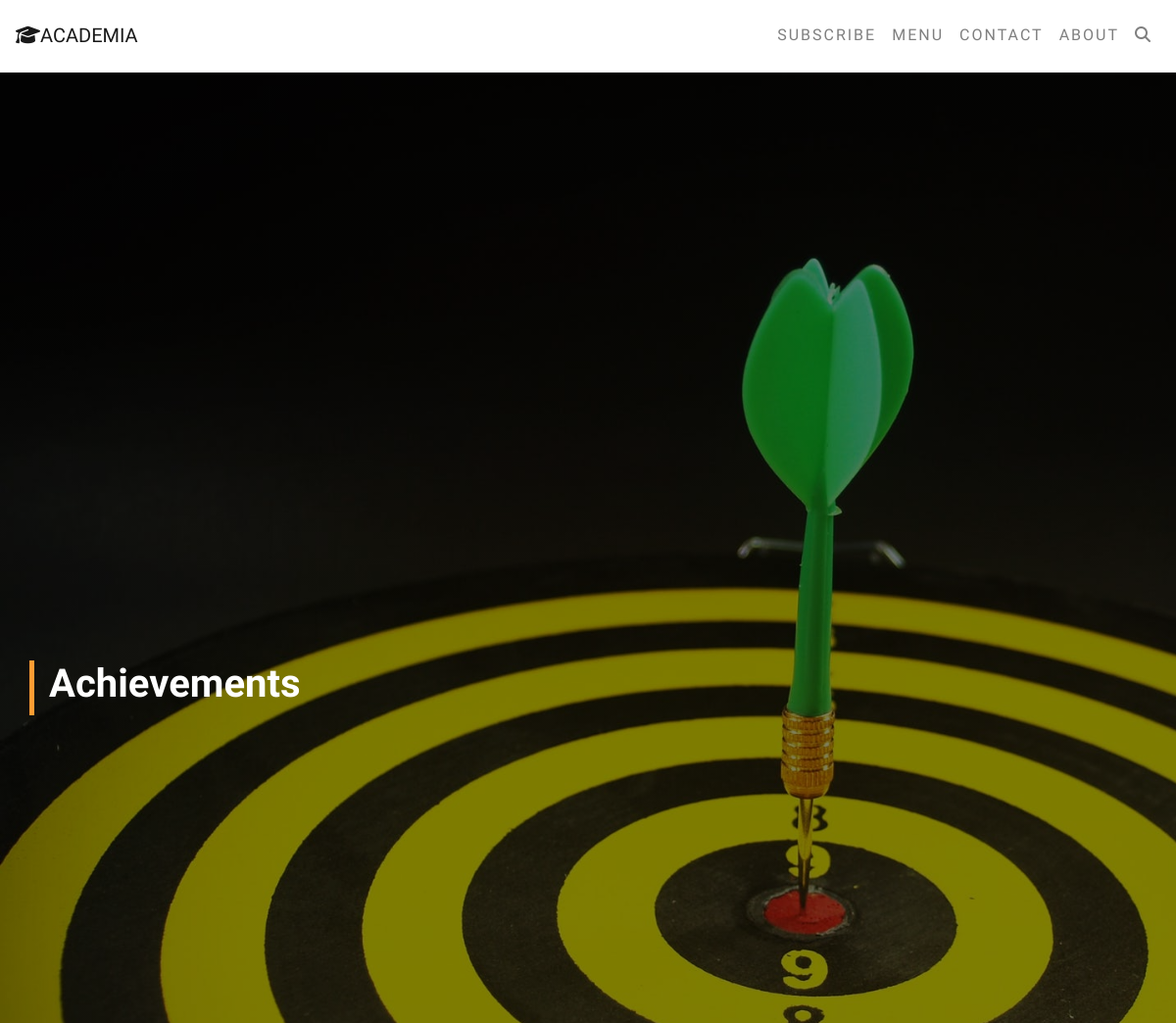
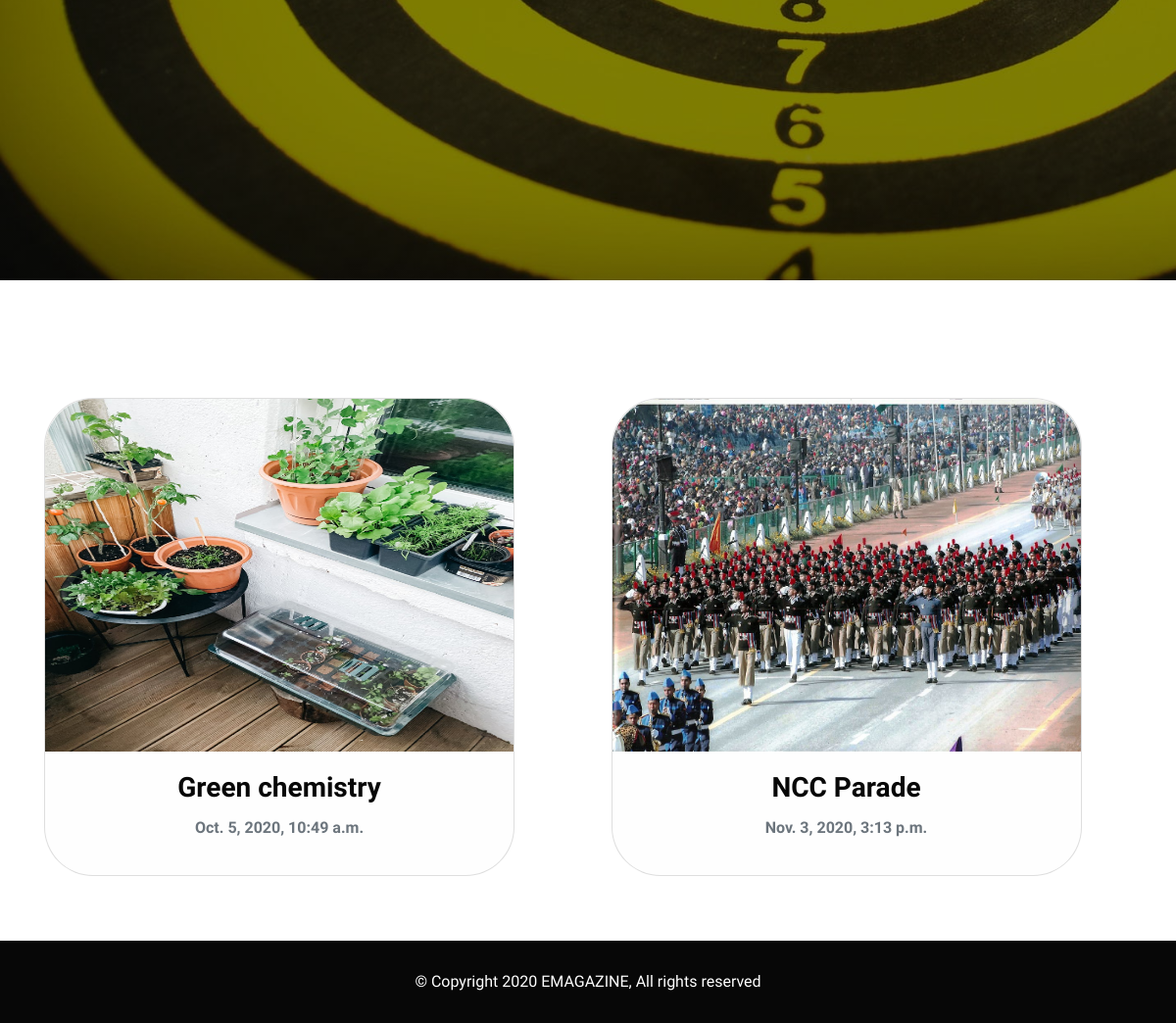
The page /menu/achievements/ on the database its author committed (2 pictures, top to bottom).
### EMAG_APP/models.py (models this page shows, shortened)
class Achievement(models.Model):
    user_id = models.ForeignKey(
        to=User, on_delete=models.CASCADE, null=True, related_name='achievements')
    achievement_title = models.CharField(
        max_length=755, null=False, blank=False, unique=True)
    achievement_field = models.CharField(
        null=False, blank=False, max_length=400)
    achievement_data = models.FileField(null=True, blank=True)
    achievement_banner = models.ImageField(null=True, blank=True)
    achievement_tags = models.CharField(max_length=400, null=True, blank=True)
    achievement_description = models.TextField(null=False, blank=False)
    uploaded_at = models.DateTimeField(default=timezone.now)

### EMAG_APP/views.py (the view)
# urls.py: path('menu/achievements/', achievement_view),
def achievement_view(request):
    achievements = Achievement.objects.all()
    return render(request, "achievement/achievement.html", {"achievements": achievements})

### EMAG_APP/templates/achievement/achievement.html
{% extends 'index.html' %}{% load static %}
{% block body %}
<div class="ach-info-wrapper">
    <div class="container">
        <div class="row" style="overflow-x: hidden">
            <div class="col-lg-12 info-text">
                <h1 class="font-weight-bold" data-aos="zoom-in" data-aos-duration="1000">
                    Achievements
                </h1>
            </div>
        </div>
     </div>
</div>
<div class="container" style="overflow-x: hidden">
            <div class="e-grid">
                {% for ach in achievements %}
                <div class="card text-center">
                <img class="card-img-top img-fluid" src="{{ ach.achievement_banner.url }}" alt="project banner" >
                <div class="card-body">
                    <h3 class="card-title font-weight-bold"><a href="/achievements/{{ achievement.id }}">{{ ach.achievement_title }}</a>
                    </h3>
                    <p class="font-weight-bold text-muted">{{ ach.uploaded_at }}</p>
                </div>
                </div>
                {% endfor %}
             </div>
</div>
{% endblock %}

### EMAG_APP/static/css/style.css (style rules this page uses)
body { font-family: "Josefin Sans", sans-serif; -webkit-background-size: cover; -moz-background-size: cover; background-size: cover; -o-background-size: cover; background-color: #fff; color: #070707; margin-bottom: 150px; }
.info-text { border-left: 5px solid #ff9c33; }
* { margin: 0; padding: 0; list-style: none; text-decoration: none; }
a { text-decoration: none; color: #070707; }
.event-info-wrapper, .ach-info-wrapper, .project-info-wrapper, .emagazine-info-wrapper, .about-us-wrapper { width: 100%; background-color: #070707; padding: 100px 0; text-align: left; margin-bottom: 120px; padding-left: 10px; margin-top: 10px; color: #fff; }
.ach-info-wrapper { background: linear-gradient(0deg, rgba(0, 0, 0, 0.5), rgba(0, 0, 0, 0.5)), url("/static/img/achicon.jpeg"); background-size: cover; padding: 600px 0px; }
.e-grid { display: grid; grid-template-columns: 1fr 1fr; grid-gap: 47px; }
.card-img-top { width: 100%; height: 360px; transition: all 0.3s ease-in-out; border-top-left-radius: 50px; border-top-right-radius: 50px; }
.card { height: auto; width: 480px; background-color: #fefefe; border-radius: 50px; }

### rows shown on the page
Achievement: achievement_banner (picture), achievement_title "Green chemistry", uploaded_at "Oct. 5, 2020, 10:49 a.m."
Achievement: achievement_banner (picture), achievement_title "NCC Parade", uploaded_at "Nov. 3, 2020, 3:13 p.m."
